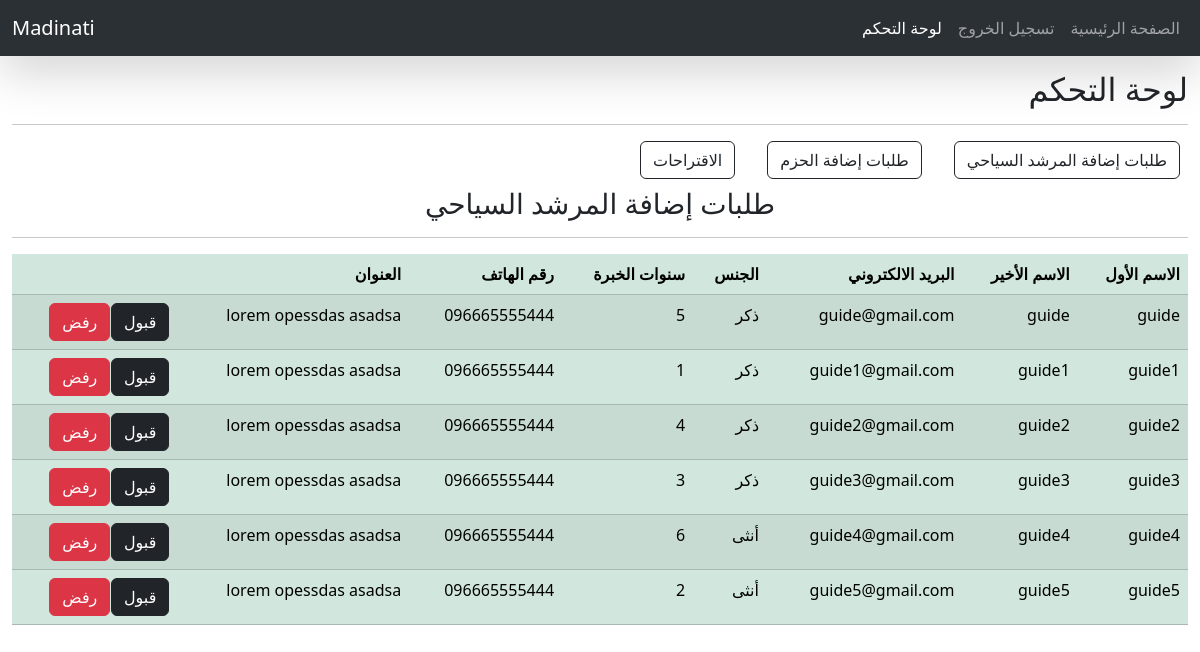
The page /admin/dashboard/add-guide-requests.php (signed in) on the database its author committed.
### tables this page shows
CREATE TABLE IF NOT EXISTS tourist_guides (
	id_tourist_guide int not null unique auto_increment,
	first_name varchar(45) not null,
	last_name varchar(45) not null,
	email varchar(200) unique not null,
	gender char(1) not null,
	password varchar(100) not null,
    experience int not null,
	phone varchar(20) not null,
	address varchar(200)not null,
    status  varchar(16) not null default('NotActivated'),
	CHECK (gender = "M" OR gender = "F" ),
  
	PRIMARY KEY (id_tourist_guide)
);

### includes/guides-requests-show.php (the view)
<div>
  <h3 class="text-center">طلبات إضافة المرشد السياحي</h3>
  <hr>
  <table class="table table-success table-striped" dir="rtl">
    <thead>
      <tr>
        <th scope="col">الاسم الأول</th>
        <th scope="col">الاسم الأخير</th>
        <th scope="col">البريد الالكتروني</th>
        <th scope="col">الجنس</th>
        <th scope="col">سنوات الخبرة</th>
        <th scope="col">رقم الهاتف</th>
        <th scope="col">العنوان</th>
        <th scope="col"></th>
      </tr>
    </thead>
    <tbody>
      <?php
      foreach ($guides as $guide) {
        if ($guide['gender']=="M")$gender="ذكر";else $gender="أنثى";
        echo '
        <tr>
        <td>' . $guide['first_name'] . '</td>
        <td>' . $guide['last_name'] . '</td>
        <td>' . $guide['email'] . '</td>
        <td>' . $gender . '</td>
        <td>' . $guide['experience'] . '</td>
        <td>' . $guide['phone'] . '</td>
        <td>' . $guide['address'] . '</td>
        <td>
            <form class="d-inline-block"  action="/madinati/admin/dashboard/add-guide-requests.php" method="POST">
                <input type="hidden" name="id_tourist_guide" value="'.$guide["id_tourist_guide"].'" >
              <div class="d-flex justify-content-between" style="width: 120px;">
                    <button type="submit" name="submit-guide-request-accept" class="btn btn-dark">قبول</button>
                    <button type="submit" name="submit-guide-request-rejected" class="btn btn-danger ">رفض</button>
                </div>
            </form>
        </td>
      </tr>
        ';
      }
      ?>
    </tbody>
  </table>
</div>

### public/css/style.css (style rules this page uses)
* { margin: 0; padding: 0; }
.pt-7 { padding-top: 70px; }

### rows shown on the page
tourist_guides: first_name "guide", last_name "guide", email "guide@gmail.com", gender "ذكر", experience "5", phone "096665555444", address "lorem opessdas asadsa"
tourist_guides: first_name "guide1", last_name "guide1", email "guide1@gmail.com", gender "ذكر", experience "1", phone "096665555444", address "lorem opessdas asadsa"
tourist_guides: first_name "guide2", last_name "guide2", email "guide2@gmail.com", gender "ذكر", experience "4", phone "096665555444", address "lorem opessdas asadsa"
tourist_guides: first_name "guide3", last_name "guide3", email "guide3@gmail.com", gender "ذكر", experience "3", phone "096665555444", address "lorem opessdas asadsa"
tourist_guides: first_name "guide4", last_name "guide4", email "guide4@gmail.com", gender "أنثى", experience "6", phone "096665555444", address "lorem opessdas asadsa"
tourist_guides: first_name "guide5", last_name "guide5", email "guide5@gmail.com", gender "أنثى", experience "2", phone "096665555444", address "lorem opessdas asadsa"
